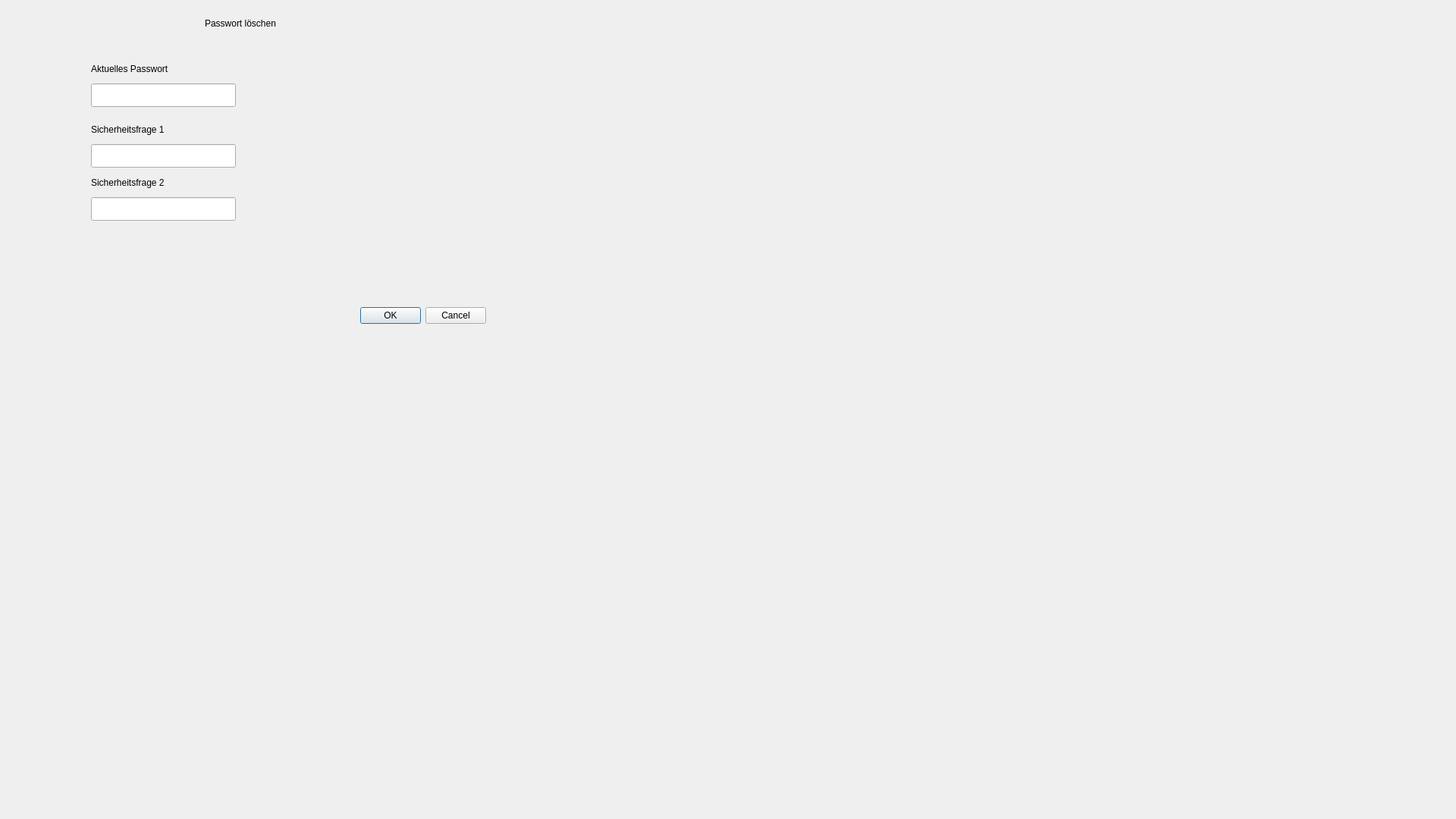
<?xml version="1.0" encoding="UTF-8"?>
<ui version="4.0">
 <class>DeleteProfil</class>
 <widget class="QDialog" name="DeleteProfil">
  <property name="geometry">
   <rect>
    <x>0</x>
    <y>0</y>
    <width>1920</width>
    <height>1080</height>
   </rect>
  </property>
  <property name="windowTitle">
   <string>Dialog</string>
  </property>
  <widget class="QDialogButtonBox" name="buttonBox">
   <property name="geometry">
    <rect>
     <x>300</x>
     <y>400</y>
     <width>341</width>
     <height>32</height>
    </rect>
   </property>
   <property name="orientation">
    <enum>Qt::Horizontal</enum>
   </property>
   <property name="standardButtons">
    <set>QDialogButtonBox::Cancel|QDialogButtonBox::Ok</set>
   </property>
  </widget>
  <widget class="QLabel" name="lblemail_2">
   <property name="geometry">
    <rect>
     <x>120</x>
     <y>80</y>
     <width>171</width>
     <height>21</height>
    </rect>
   </property>
   <property name="text">
    <string>Aktuelles Passwort</string>
   </property>
  </widget>
  <widget class="QLabel" name="lblemail_3">
   <property name="geometry">
    <rect>
     <x>270</x>
     <y>20</y>
     <width>171</width>
     <height>21</height>
    </rect>
   </property>
   <property name="text">
    <string>Passwort löschen</string>
   </property>
  </widget>
  <widget class="QLineEdit" name="passwortAlt">
   <property name="geometry">
    <rect>
     <x>120</x>
     <y>110</y>
     <width>191</width>
     <height>31</height>
    </rect>
   </property>
  </widget>
  <widget class="QLabel" name="lblemail_5">
   <property name="geometry">
    <rect>
     <x>120</x>
     <y>230</y>
     <width>171</width>
     <height>21</height>
    </rect>
   </property>
   <property name="text">
    <string>Sicherheitsfrage 2</string>
   </property>
  </widget>
  <widget class="QLineEdit" name="s1">
   <property name="geometry">
    <rect>
     <x>120</x>
     <y>190</y>
     <width>191</width>
     <height>31</height>
    </rect>
   </property>
  </widget>
  <widget class="QLineEdit" name="s2">
   <property name="geometry">
    <rect>
     <x>120</x>
     <y>260</y>
     <width>191</width>
     <height>31</height>
    </rect>
   </property>
  </widget>
  <widget class="QLabel" name="lblemail_4">
   <property name="geometry">
    <rect>
     <x>120</x>
     <y>160</y>
     <width>171</width>
     <height>21</height>
    </rect>
   </property>
   <property name="text">
    <string>Sicherheitsfrage 1</string>
   </property>
  </widget>
 </widget>
 <resources/>
 <connections/>
</ui>
